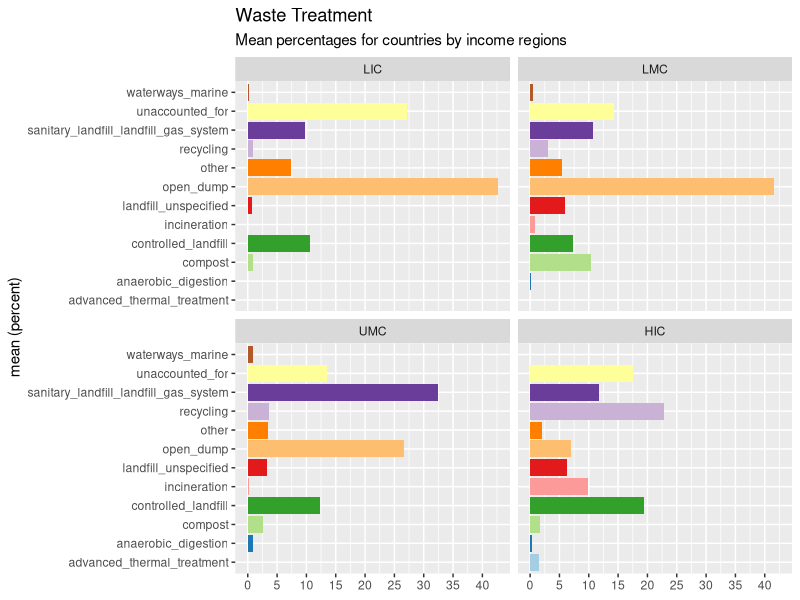

This figure's R source:
## ---- chunk 1
library(tidyverse)
library(here)
## ---- chunk 2

treatment_mean <- read_csv(here("data/what_a_waste/what-a-waste-city-level-data-treatment-mean.csv"))

## ---- chunk 3
treatment_mean %>% 
  pivot_wider(names_from = income_id, 
              values_from = mean) |> 
  knitr::kable(digits = 1)

## ---- chunk 4

treatment_mean_fct <- treatment_mean |> 
  mutate(income_id = factor(income_id, levels = c("LIC", "LMC", "UMC", "HIC")))  

ggplot(data = treatment_mean_fct,
       mapping = aes(x = waste_treatment, y = mean, fill = waste_treatment)) + 
  geom_col() + 
  coord_flip() +
  labs(title = "Waste Treatment", 
       subtitle = "Mean percentages for countries by income regions", 
       x = "mean (percent)", 
       y = NULL) + 
  scale_fill_brewer(type = "qual", palette = "Paired") +
  scale_y_continuous(breaks = seq(0, 40, 5)) +
  facet_wrap(~income_id) +
  theme(legend.position = "none")

